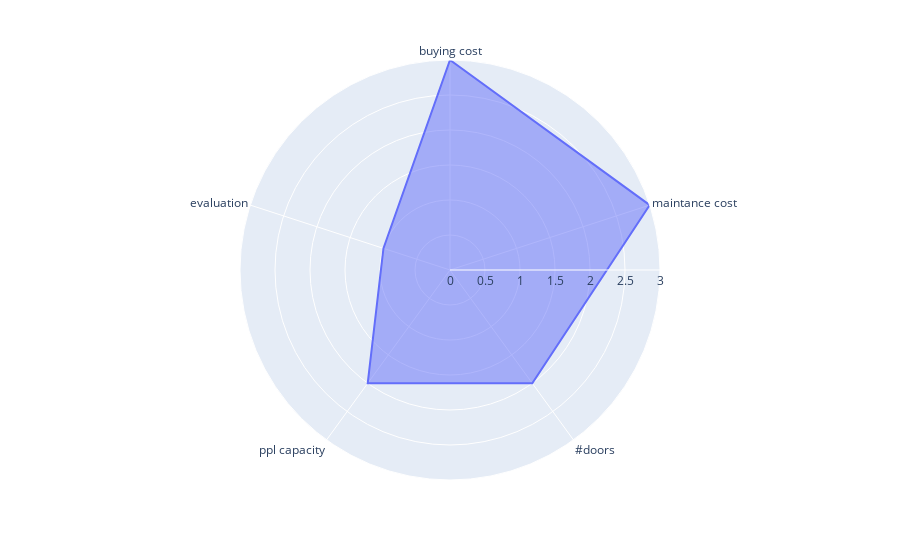

This figure's notebook cell:
### Markdown cell above
## ppkt. 3
Radar chart of first car for buying price, maint. costs, #doors, capacity (ppl), and evaluation

### Code cell
import plotly.express as px

data = pd.read_csv("./car_evaluation/car.data", sep=",", header=None)
car = data.iloc[1]

def normalize(car):
    b_cost = 1 if car[0] == 'low' else 2 if car[0] == 'med' else 3
    m_cost = 1 if car[1] == 'low' else 2 if car[1] == 'med' else 3
    doors = int(car[2]) if car[2].isdigit() else 5
    capac = int(car[3]) if car[2].isdigit() else 5
    evalu = 1 if car[6] == 'unacc' else 2 if car[6] == 'acc' else 3 if car[6] == 'good' else 4  
    return [b_cost, m_cost, doors, capac, evalu]

records=[]
values = normalize(car)
for theta, r in zip(['buying cost','maintance cost','#doors','ppl capacity','evaluation'], values):
    records.append({'car': f'Car {i+1}', 'theta': theta, 'r': r})

df = pd.DataFrame(records)
fig = px.line_polar(df, r='r', theta='theta', line_close=True)
fig.update_traces(fill='toself')
fig.show()

### Figure 1 — Plotly figure (JSON) as saved in the notebook; plotly's stock layout.template omitted (floating-point values rounded to 4 significant figures)
{"data": [{"fill": "toself", "hovertemplate": "r=%{r}<br>theta=%{theta}<extra></extra>", "legendgroup": "", "line": {"color": "#636efa", "dash": "solid"}, "marker": {"symbol": "circle"}, "mode": "lines", "name": "", "r": [3, 3, 2, 2, 1, 3], "showlegend": false, "subplot": "polar", "theta": ["buying cost", "maintance cost", "#doors", "ppl capacity", "evaluation", "buying cost"], "type": "scatterpolar"}], "layout": {"legend": {"tracegroupgap": 0}, "margin": {"t": 60}, "polar": {"angularaxis": {"direction": "clockwise", "rotation": 90}, "domain": {"x": [0, 1], "y": [0, 1]}}}}
